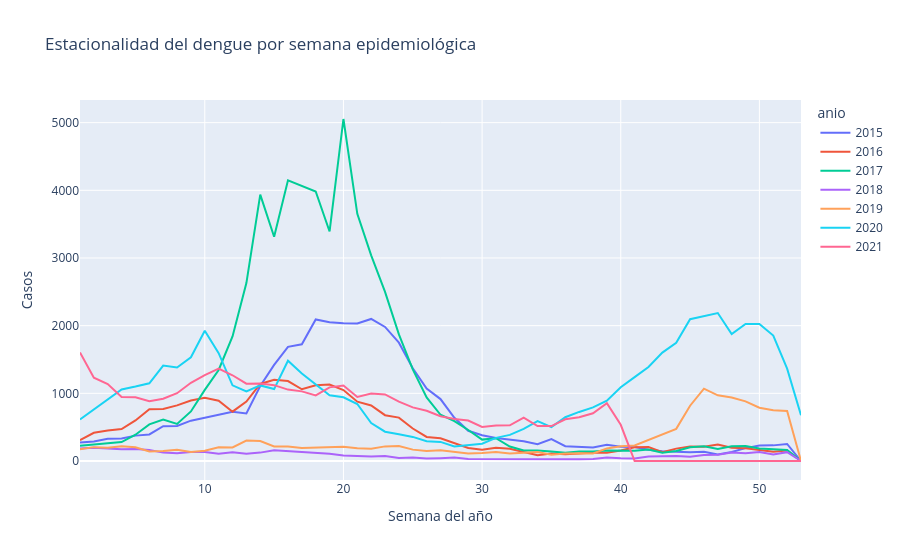

The notebook cell this image was saved under:
### Markdown cell above
### Estacionalidad: por semana del año

Aquí se ve algo que la tabla escondía: el dengue tiene temporada.

### Code cell
por_semana = dengue.groupby(["anio", "semana"])["casos"].sum().reset_index()

fig = px.line(por_semana, x="semana", y="casos", color="anio",
              title="Estacionalidad del dengue por semana epidemiológica",
              labels={"semana": "Semana del año", "casos": "Casos"})
fig.show()

### Figure 1 — Plotly figure (JSON) as saved in the notebook; plotly's stock layout.template omitted (floating-point values rounded to 4 significant figures)
{"data": [{"hovertemplate": "anio=2015<br>Semana del año=%{x}<br>Casos=%{y}<extra></extra>", "legendgroup": "2015", "line": {"color": "#636efa", "dash": "solid"}, "marker": {"symbol": "circle"}, "mode": "lines", "name": "2015", "orientation": "v", "showlegend": true, "type": "scatter", "x": [1, 2, 3, 4, 5, 6, 7, 8, 9, 10, 11, 12, 13, 14, 15, 16, 17, 18, 19, 20, 21, 22, 23, 24, 25, 26, 27, 28, 29, 30, 31, 32, 33, 34, 35, 36, 37, 38, 39, 40, 41, 42, 43, 44, 45, 46, 47, 48, 49, 50, 51, 52, 53], "xaxis": "x", "y": [272.0, 289.0, 327.0, 333.0, 375.0, 393.0, 515.0, 519.0, 596.0, 636.0, 683.0, 727.0, 702.0, 1108.0, 1421.0, 1687.0, 1725.0, 2092.0, 2052.0, 2034.0, 2033.0, 2099.0, 1981.0, 1749.0, 1371.0, 1071.0, 915.0, 638.0, 446.0, 381.0, 341.0, 318.0, 292.0, 248.0, 323.0, 218.0, 208.0, 200.0, 241.0, 210.0, 206.0, 167.0, 143.0, 134.0, 131.0, 135.0, 98.0, 132.0, 190.0, 229.0, 231.0, 252.0, 0.0], "yaxis": "y"}, {"hovertemplate": "anio=2016<br>Semana del año=%{x}<br>Casos=%{y}<extra></extra>", "legendgroup": "2016", "line": {"color": "#EF553B", "dash": "solid"}, "marker": {"symbol": "circle"}, "mode": "lines", "name": "2016", "orientation": "v", "showlegend": true, "type": "scatter", "x": [1, 2, 3, 4, 5, 6, 7, 8, 9, 10, 11, 12, 13, 14, 15, 16, 17, 18, 19, 20, 21, 22, 23, 24, 25, 26, 27, 28, 29, 30, 31, 32, 33, 34, 35, 36, 37, 38, 39, 40, 41, 42, 43, 44, 45, 46, 47, 48, 49, 50, 51, 52, 53], "xaxis": "x", "y": [307.0, 417.0, 451.0, 473.0, 599.0, 766.0, 769.0, 822.0, 895.0, 933.0, 891.0, 729.0, 879.0, 1138.0, 1200.0, 1181.0, 1060.0, 1120.0, 1130.0, 1049.0, 877.0, 821.0, 677.0, 641.0, 480.0, 356.0, 337.0, 261.0, 192.0, 168.0, 195.0, 181.0, 128.0, 84.0, 109.0, 100.0, 110.0, 125.0, 122.0, 156.0, 202.0, 207.0, 129.0, 183.0, 214.0, 210.0, 245.0, 197.0, 188.0, 165.0, 136.0, 155.0, 0.0], "yaxis": "y"}, {"hovertemplate": "anio=2017<br>Semana del año=%{x}<br>Casos=%{y}<extra></extra>", "legendgroup": "2017", "line": {"color": "#00cc96", "dash": "solid"}, "marker": {"symbol": "circle"}, "mode": "lines", "name": "2017", "orientation": "v", "showlegend": true, "type": "scatter", "x": [1, 2, 3, 4, 5, 6, 7, 8, 9, 10, 11, 12, 13, 14, 15, 16, 17, 18, 19, 20, 21, 22, 23, 24, 25, 26, 27, 28, 29, 30, 31, 32, 33, 34, 35, 36, 37, 38, 39, 40, 41, 42, 43, 44, 45, 46, 47, 48, 49, 50, 51, 52, 53], "xaxis": "x", "y": [227.0, 250.0, 263.0, 279.0, 388.0, 541.0, 611.0, 547.0, 732.0, 1051.0, 1345.0, 1841.0, 2629.0, 3936.0, 3314.0, 4147.0, 4070.0, 3982.0, 3392.0, 5054.0, 3653.0, 3039.0, 2499.0, 1871.0, 1353.0, 940.0, 683.0, 588.0, 458.0, 316.0, 336.0, 214.0, 154.0, 157.0, 141.0, 121.0, 139.0, 140.0, 156.0, 151.0, 151.0, 171.0, 122.0, 148.0, 203.0, 217.0, 179.0, 218.0, 222.0, 184.0, 171.0, 164.0, 0.0], "yaxis": "y"}, {"hovertemplate": "anio=2018<br>Semana del año=%{x}<br>Casos=%{y}<extra></extra>", "legendgroup": "2018", "line": {"color": "#ab63fa", "dash": "solid"}, "marker": {"symbol": "circle"}, "mode": "lines", "name": "2018", "orientation": "v", "showlegend": true, "type": "scatter", "x": [1, 2, 3, 4, 5, 6, 7, 8, 9, 10, 11, 12, 13, 14, 15, 16, 17, 18, 19, 20, 21, 22, 23, 24, 25, 26, 27, 28, 29, 30, 31, 32, 33, 34, 35, 36, 37, 38, 39, 40, 41, 42, 43, 44, 45, 46, 47, 48, 49, 50, 51, 52, 53], "xaxis": "x", "y": [183.0, 195.0, 186.0, 175.0, 177.0, 163.0, 124.0, 113.0, 134.0, 132.0, 108.0, 130.0, 108.0, 124.0, 160.0, 149.0, 138.0, 124.0, 108.0, 83.0, 74.0, 65.0, 73.0, 43.0, 51.0, 36.0, 42.0, 50.0, 30.0, 29.0, 29.0, 26.0, 21.0, 30.0, 23.0, 22.0, 25.0, 31.0, 53.0, 39.0, 38.0, 66.0, 68.0, 75.0, 63.0, 89.0, 92.0, 127.0, 113.0, 134.0, 96.0, 131.0, 0.0], "yaxis": "y"}, {"hovertemplate": "anio=2019<br>Semana del año=%{x}<br>Casos=%{y}<extra></extra>", "legendgroup": "2019", "line": {"color": "#FFA15A", "dash": "solid"}, "marker": {"symbol": "circle"}, "mode": "lines", "name": "2019", "orientation": "v", "showlegend": true, "type": "scatter", "x": [1, 2, 3, 4, 5, 6, 7, 8, 9, 10, 11, 12, 13, 14, 15, 16, 17, 18, 19, 20, 21, 22, 23, 24, 25, 26, 27, 28, 29, 30, 31, 32, 33, 34, 35, 36, 37, 38, 39, 40, 41, 42, 43, 44, 45, 46, 47, 48, 49, 50, 51, 52, 53], "xaxis": "x", "y": [175.0, 205.0, 196.0, 217.0, 203.0, 141.0, 146.0, 165.0, 132.0, 153.0, 202.0, 201.0, 303.0, 294.0, 214.0, 215.0, 192.0, 200.0, 198.0, 210.0, 190.0, 180.0, 216.0, 223.0, 168.0, 149.0, 159.0, 134.0, 110.0, 119.0, 133.0, 111.0, 119.0, 132.0, 94.0, 111.0, 114.0, 111.0, 186.0, 218.0, 229.0, 311.0, 384.0, 475.0, 817.0, 1069.0, 970.0, 937.0, 882.0, 787.0, 751.0, 739.0, 0.0], "yaxis": "y"}, {"hovertemplate": "anio=2020<br>Semana del año=%{x}<br>Casos=%{y}<extra></extra>", "legendgroup": "2020", "line": {"color": "#19d3f3", "dash": "solid"}, "marker": {"symbol": "circle"}, "mode": "lines", "name": "2020", "orientation": "v", "showlegend": true, "type": "scatter", "x": [1, 2, 3, 4, 5, 6, 7, 8, 9, 10, 11, 12, 13, 14, 15, 16, 17, 18, 19, 20, 21, 22, 23, 24, 25, 26, 27, 28, 29, 30, 31, 32, 33, 34, 35, 36, 37, 38, 39, 40, 41, 42, 43, 44, 45, 46, 47, 48, 49, 50, 51, 52, 53], "xaxis": "x", "y": [614.0, 762.0, 910.0, 1058.0, 1101.0, 1149.0, 1411.0, 1381.0, 1532.0, 1926.0, 1593.0, 1118.0, 1028.0, 1117.0, 1063.0, 1482.0, 1293.0, 1135.0, 971.0, 941.0, 842.0, 561.0, 433.0, 395.0, 356.0, 292.0, 282.0, 215.0, 230.0, 255.0, 342.0, 386.0, 475.0, 589.0, 500.0, 647.0, 725.0, 792.0, 892.0, 1091.0, 1239.0, 1390.0, 1602.0, 1748.0, 2095.0, 2137.0, 2187.0, 1877.0, 2024.0, 2024.0, 1854.0, 1365.0, 676.0], "yaxis": "y"}, {"hovertemplate": "anio=2021<br>Semana del año=%{x}<br>Casos=%{y}<extra></extra>", "legendgroup": "2021", "line": {"color": "#FF6692", "dash": "solid"}, "marker": {"symbol": "circle"}, "mode": "lines", "name": "2021", "orientation": "v", "showlegend": true, "type": "scatter", "x": [1, 2, 3, 4, 5, 6, 7, 8, 9, 10, 11, 12, 13, 14, 15, 16, 17, 18, 19, 20, 21, 22, 23, 24, 25, 26, 27, 28, 29, 30, 31, 32, 33, 34, 35, 36, 37, 38, 39, 40, 41, 42, 43, 44, 45, 46, 47, 48, 49, 50, 51, 52, 53], "xaxis": "x", "y": [1604.0, 1232.0, 1138.0, 947.0, 941.0, 884.0, 920.0, 1002.0, 1156.0, 1270.0, 1364.0, 1267.0, 1142.0, 1144.0, 1121.0, 1055.0, 1029.0, 969.0, 1088.0, 1116.0, 946.0, 997.0, 984.0, 877.0, 792.0, 743.0, 662.0, 620.0, 599.0, 504.0, 525.0, 527.0, 640.0, 517.0, 516.0, 617.0, 648.0, 705.0, 853.0, 535.0, 0.0, 0.0, 0.0, 0.0, 0.0, 0.0, 0.0, 0.0, 0.0, 0.0, 0.0, 0.0, 0.0], "yaxis": "y"}], "layout": {"legend": {"title": {"text": "anio"}, "tracegroupgap": 0}, "title": {"text": "Estacionalidad del dengue por semana epidemiológica"}, "xaxis": {"anchor": "y", "domain": [0.0, 1.0], "title": {"text": "Semana del año"}}, "yaxis": {"anchor": "x", "domain": [0.0, 1.0], "title": {"text": "Casos"}}}}
